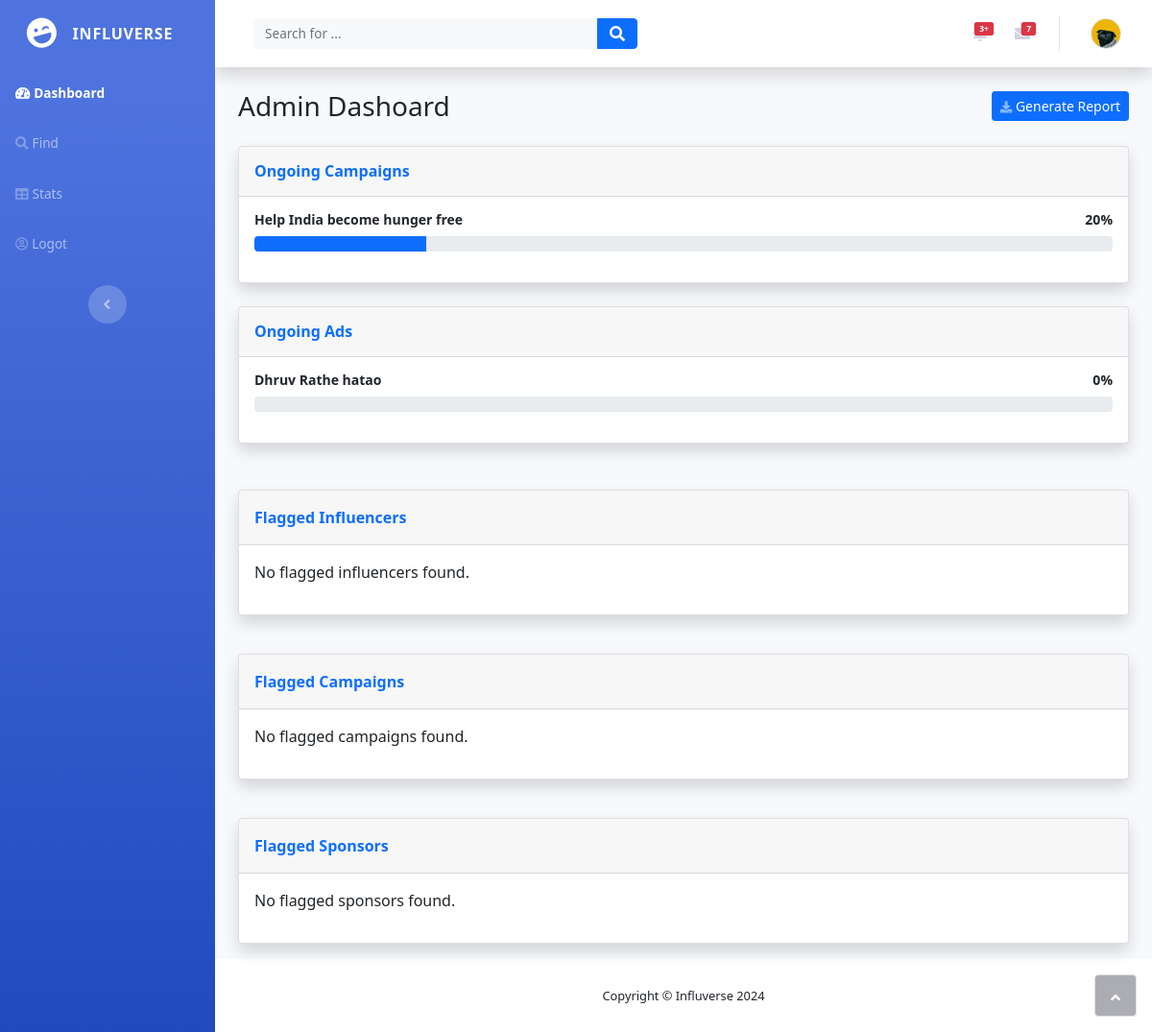
Page /admin/1/dashboard on the committed database.
### backend/models.py (models this page shows)
class Campaign(db.Model):
    id = db.Column(db.Integer, primary_key=True)
    name = db.Column(db.String(255), nullable=False)
    details = db.Column(db.Text, nullable=False)
    age_group = db.Column(db.String(50))
    gender = db.Column(db.String(50))
    budget = db.Column(db.Float, nullable=False)
    platform_youtube = db.Column(db.Boolean, default=False)
    platform_instagram = db.Column(db.Boolean, default=False)
    platform_twitter = db.Column(db.Boolean, default=False)
    visibility = db.Column(db.Boolean, default=True)  # Assuming visibility is a boolean
    sponsor_id = db.Column(db.Integer, db.ForeignKey('sponsor.id'), nullable=False)
    status = db.Column(db.String(50), default='pending')  # Default status to 'pending'
    sponsor = db.relationship('Sponsor', backref=db.backref('campaigns', lazy=True))
    ad_requests = db.relationship('AdRequest', backref='campaign', lazy=True)
    isflagged = db.Column(db.Boolean, default=False)
    campaign_picture = db.Column(db.String(255), nullable=True)
    start_date = db.Column(db.DateTime, nullable=False)
    end_date = db.Column(db.DateTime, nullable=False)

class AdRequest(db.Model):
    id = db.Column(db.Integer, primary_key=True)
    ad_name = db.Column(db.String(255), nullable=False)
    ad_description = db.Column(db.Text, nullable=False)
    ad_terms = db.Column(db.Text, nullable=False)
    ad_payment = db.Column(db.Float, nullable=False)
    created_at = db.Column(db.DateTime, default=db.func.now())
    ad_platform = db.Column(db.String(50), nullable=False)
    campaign_id = db.Column(db.Integer, db.ForeignKey('campaign.id'), nullable=False)
    influencer_id = db.Column(db.Integer, db.ForeignKey('influencer.id'), nullable=True)
    progress_percent = db.Column(db.String, default='0')  # Default to 0
    remarks = db.Column(db.Text, nullable=True)
    status = db.Column(db.String(50), default='pending')  # Default status to 'pending'
    negotiation = db.relationship('Negotiation', backref='ad_request', lazy=True)

### backend/controllers.py (the view)
@app.route('/admin/<int:id>/dashboard')
def admin_dashboard(id):
    admin = Admin.query.get(id)
    campaigns = Campaign.query.all()
    influencers = Influencer.query.all()
    sponsors = Sponsor.query.all()
    ad_requests = AdRequest.query.all()
    return render_template('dashboard-admin.html', admin=admin, campaigns=campaigns, influencers=influencers, sponsors=sponsors, ad_requests=ad_requests)

### templates/dashboard-admin.html (shortened to what this page needs)
{% extends "admin-base.html" %}
{% block active_dashboard %} active {% endblock %}
{% block active_find %} {% endblock %}
{% block active_stats %} {% endblock %}
{% block active_logout %} {% endblock %}
{% block main_header %}Admin Dashoard{% endblock %}
{% block generate_report %}
<a class="btn btn-primary btn-sm d-none d-sm-inline-block" role="button" href="/admin/{{admin.id}}/generatereport"><i
        class="fas fa-download fa-sm text-white-50"></i>&nbsp;Generate Report</a>
{% endblock %}
{% block content %}
{% set bgcolor = ['primary', 'danger', 'warning', 'info','success'] %}
<div class="card shadow mb-4">
    <div class="card-header py-3">
        <h6 class="text-primary fw-bold m-0">Ongoing Campaigns</h6>
    </div>
    <div class="card-body">
        {% for campaign in campaigns %}
        <div>
            <h4 class="small fw-bold">{{campaign.name}}<span class="float-end">20%</span></h4>
            <div class="progress progress-sm mb-3">
                <div class="progress-bar bg-{{bgcolor[loop.index0 % 5]}}" aria-valuenow="20" aria-valuemin="0"
                    aria-valuemax="100" style="width: 20%;"><span class="visually-hidden">20%</span>
                </div>
            </div>
        </div>
        {% endfor %}
    </div>
</div>
<div class="card shadow mb-4">
    <div class="card-header py-3">
        <h6 class="text-primary fw-bold m-0">Ongoing Ads</h6>
    </div>
    <div class="card-body">
        {% for ad in ad_requests %}
        <div>
            <h4 class="small fw-bold">{{ad.ad_name}}<span class="float-end">{{ad.progress_percent}}%</span></h4>
            <div class="progress progress-sm mb-3">
            </div>
        </div>
        {% endfor %}
    </div>
</div>
{% set flagged_influencers = influencers|selectattr("isflagged", "equalto", true)|list %}
<div class="row">
    <div class="col">
        <div class="card shadow mb-3 mt-4">
            <div class="card-header py-3">
                <p class="text-primary m-0 fw-bold">Flagged Influencers</p>
            </div>
            <div class="card-body">
                {% if flagged_influencers|length > 0 %}
                {% for influencer in flagged_influencers %}
                <figure class="snip1527">
                    <div class="image">
                        {% if influencer.profile_picture %}
                        <img class="rounded-circle mb-3 mt-4"
                            src="{{ url_for('static', filename='uploads/' + influencer.profile_picture) }}">
                        {% else %}
                        <img class="rounded-circle mb-3 mt-4"
                            src="{{ url_for('static', filename='img/dogs/image2.jpeg') }}">
                        {% endif %}
                    </div>
                    <figcaption>
                        <div class="date"><span class="day"><i class="fas fa-eye"></i></span><span
                                class="month">View</span>
                            <a href="/influencer/profile/{{influencer.id}}"></a>
                        </div>
                        <h3>{{ influencer.username }}</h3>
                        <p>{{ influencer.description_of_content }}</p>
                        <button class="btn btn-danger btn-sm" style="position: absolute; bottom: 10px; right: 50px;">
                            <i class="fas fa-trash"></i>
                            <a href="/admin/{{admin.id}}/delete/{{influencer.id}}"></a>
                        </button>
                        <span class="badge bg-danger">Flagged</span>
                        <button class="btn btn-success btn-sm" style="position: absolute; bottom: 10px; right: 10px;">
                            <i class="fas fa-flag"></i>
                            <a href="/admin/{{admin.id}}/unflag/{{influencer.id}}"></a>
                        </button>
                    </figcaption>
                </figure>
                {% endfor %}
                {% else %}
                <p>No flagged influencers found.</p>
                {% endif %}
            </div>
        </div>
    </div>
</div>
{% set flagged_campaigns = campaigns|selectattr("isflagged", "equalto", true)|list %}
<div class="row">
    <div class="col">
        <div class="card shadow mb-3 mt-4">
            <div class="card-header py-3">
                <p class="text-primary m-0 fw-bold">Flagged Campaigns</p>
            </div>
            <div class="card-body">
                {% if flagged_campaigns|length > 0 %}
                {% for campaign in flagged_campaigns %}
                <figure class="snip1527">
                    <div class="image">
                        {% if campaign.image %}
                        <img class="rounded-circle mb-3 mt-4"
                            src="{{ url_for('static', filename='uploads/' + campaign.image) }}">
                        {% else %}
                        <img class="rounded-circle mb-3 mt-4"
                            src="{{ url_for('static', filename='img/dogs/image2.jpeg') }}">
                        {% endif %}
                    </div>
                    <figcaption>
                        <div class="date " style="cursor: pointer;"><span class="day"><i
                                    class="fas fa-eye"></i></span><span class="month">View</span>
                            <a data-bs-toggle="modal" data-bs-target="#flagModal{{campaign.id}}"></a>
                        </div>
                        <h3>{{ campaign.name }}</h3>
                        <p>{{ campaign.description }}</p>
                        <button class="btn btn-danger btn-sm" style="position: absolute; bottom: 10px; right: 50px;">
                            <i class="fas fa-trash"></i>
                            <a href="/admin/{{admin.id}}/delete/{{campaign.id}}"></a>
                        </button>
                        <button class="btn btn-success btn-sm" style="position: absolute; bottom: 10px; right: 10px;">
                            <i class="fas fa-flag"></i>
                            <a href="/admin/{{admin.id}}/unflagcampaign/{{campaign.id}}"></a>
                        </button>
                    </figcaption>
                    <div class="modal fade" id="flagModal{{campaign.id}}" tabindex="-1" aria-labelledby="flagModalLabel"
                        aria-hidden="true">
                        <div class="modal-dialog">
                            <div class="modal-content">
                                <div class="modal-header bg-primary text-white">
                                    <h5 class="modal-title" id="campaignModalLabel">Campaign Details
                                    </h5>
                                    <button type="button" class="btn-close" data-bs-dismiss="modal"
                                        aria-label="Close"></button>
                                </div>
                                <div class="modal-body">
                                    <ul class="list-group list-group-flush mb-4">
                                        <li class="list-group-item">Campaign Name: <span
                                                class="text-muted">{{campaign.name}}</span></li>
                                        <li class="list-group-item">Target Age Group: <span
                                                class="text-muted">{{campaign.age_group}}</span>
                                        </li>
                                        <li class="list-group-item">Target Gender: <span
                                                class="text-muted">{{campaign.gender}}</span></li>
                                        <li class="list-group-item">Campaign Price: <span
                                                class="text-muted">${{campaign.budget}}</span></li>
                                        <li class="list-group-item">Platforms: <span class="text-muted">
                                                {% if campaign.platform_youtube%}
                                                <i class="fab fa-youtube text-danger"></i> Youtube
                                                {% endif %}
                                                {% if campaign.platform_instagram%}
                                                <i class="fab fa-instagram text-warning"></i>
                                                Instagram
                                                {% endif %}
                                                {% if campaign.platform_twitter%}
                                                <i class="fab fa-twitter text-info"></i> Twitter
                                                {% endif %}
                                            </span></li>
                                        <li class="list-group-item">Campaign Details: <span
                                                class="text-muted">{{campaign.details}}</span></li>
                                    </ul>
                                </div>
                                <div class="modal-footer">
                                    <button type="button" class="btn btn-secondary"
                                        data-bs-dismiss="modal">Close</button>
                                </div>
                            </div>
                        </div>
                    </div>
                </figure>
                {% endfor %}
                {% else %}
                <p>No flagged campaigns found.</p>
                {% endif %}
            </div>
        </div>
    </div>
</div>
{% set flagged_sponsors = sponsors|selectattr("isflagged", "equalto", true)|list %}
<div class="row">
    <div class="col">
        <div class="card shadow mb-3 mt-4">
            <div class="card-header py-3">
                <p class="text-primary m-0 fw-bold">Flagged Sponsors</p>
            </div>
            <div class="card-body">
                {% if flagged_sponsors|length > 0 %}
                {% for sponsor in flagged_sponsors %}
                <figure class="snip1527">
                    <div class="image">
                        {% if sponsor.profile_picture %}
                        <img class="rounded-circle mb-3 mt-4"
                            src="{{ url_for('static', filename='uploads/' + sponsor.profile_picture) }}">
                        {% else %}
                        <img class="rounded-circle mb-3 mt-4"
                            src="{{ url_for('static', filename='img/dogs/image2.jpeg') }}">
                        {% endif %}
                    </div>
                    <figcaption>
                        <div class="date"><span class="day"><i class="fas fa-eye"></i></span><span
                                class="month">View</span>
                            <a href="/sponsor/profile/{{sponsor.id}}"></a>
                        </div>
                        <h3>{{ sponsor.username }}</h3>
                        <p>{{ sponsor.description }}</p>
                        <button class="btn btn-danger btn-sm" style="position: absolute; bottom: 10px; right: 50px;">
                            <i class="fas fa-trash"></i>
                            <a href="/admin/{{admin.id}}/delete/{{sponsor.id}}"></a>
                        </button>
                        <button class="btn btn-success btn-sm" style="position: absolute; bottom: 10px; right: 10px;">
                            <i class="fas fa-flag"></i>
                            <a href="/admin/{{admin.id}}/unflagsponsor/{{sponsor.id}}"></a>
                        </button>
                    </figcaption>
                </figure>
                {% endfor %}
                {% else %}
                <p>No flagged sponsors found.</p>
                {% endif %}
            </div>
        </div>
    </div>
</div>
{% endblock %}

### rows in the picture
Campaign: name "Help India become hunger free"
AdRequest: ad_name "Dhruv Rathe hatao", progress_percent "0"
